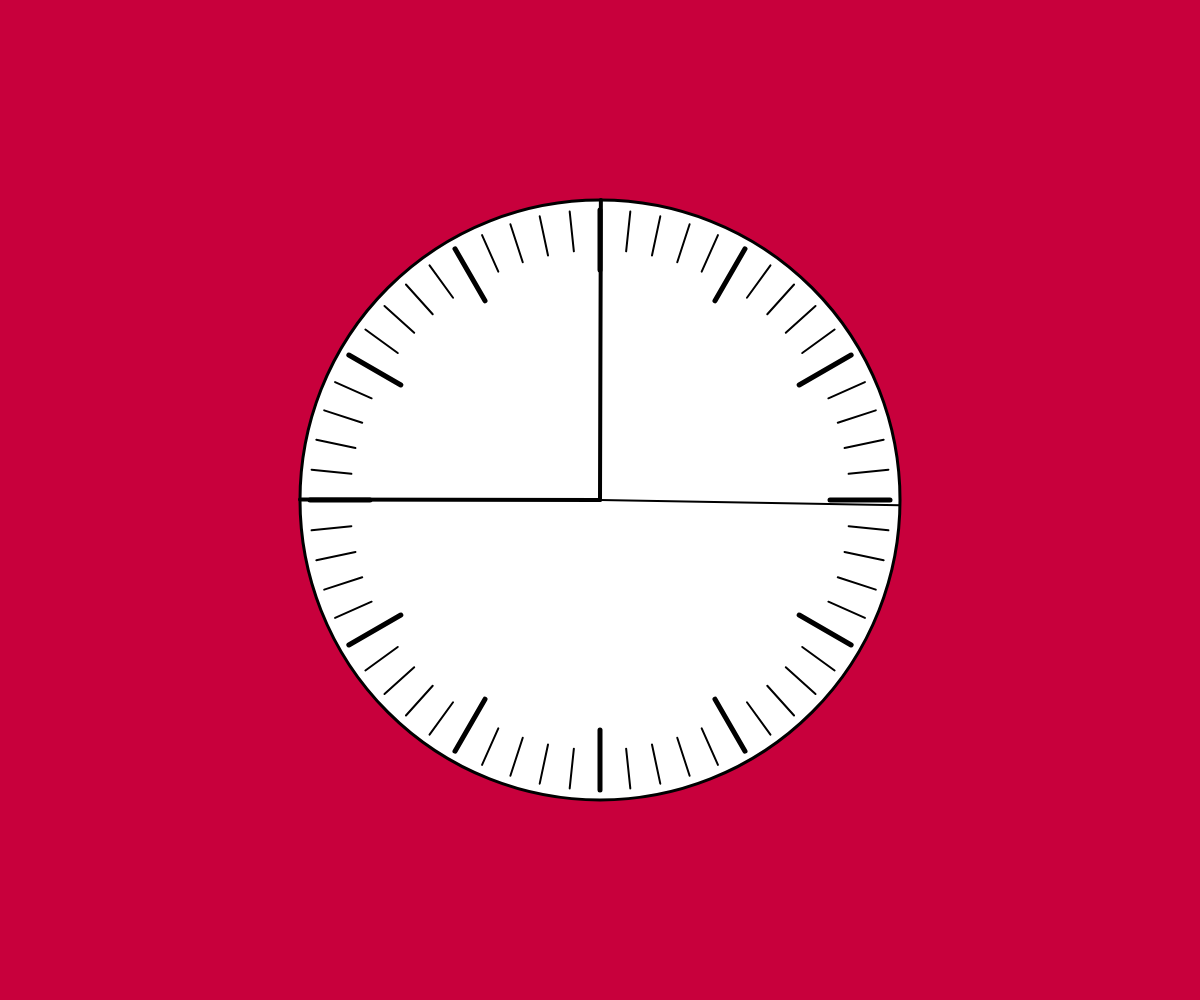
Frame 1 (no input)
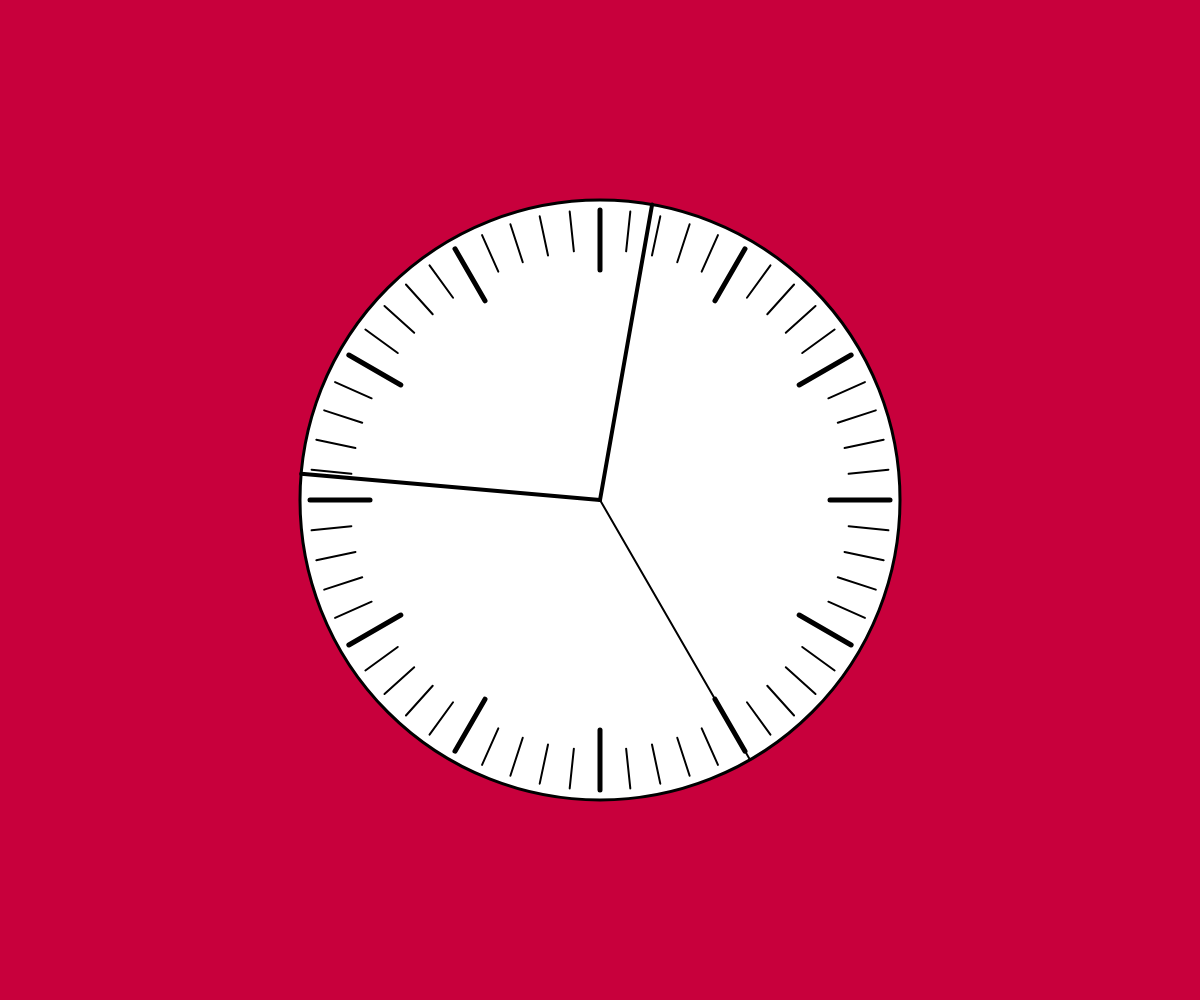
Frame 60 (no input)
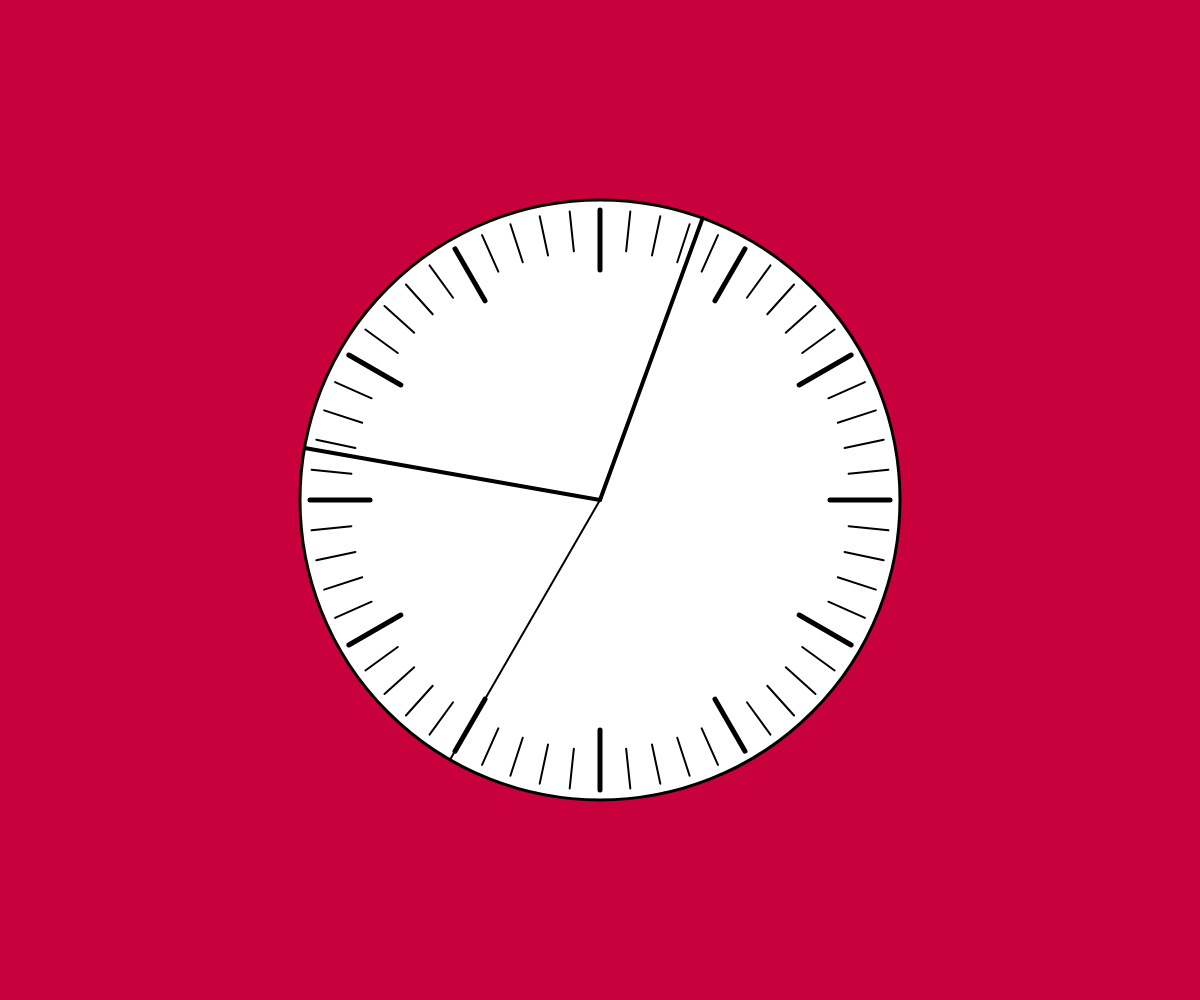
Frame 120 (the mouse pressed at the canvas centre since frame 60)

The p5.js sketch that drew these frames (run headless with seeded random() and noise() and a simulated clock; from frame 60 on, the mouse is pressed at the canvas centre):

// p5.js sketch
// ── sketch.js
function setup() {
  createCanvas(windowWidth, windowHeight);
}

function draw() {
  // let angle = atan2(mouseY - 300, mouseX - 300);

  // background(255);
  // push();
  // translate(300, 300);
  // rotate(angle);
  // fill(0);
  // rect(0, 0, 50, 10);
  // pop();
  background(200, 0, 60);
  drawClock();
}

function drawClock() {
  push();

  translate(width / 2, height / 2);
  ellipseMode(CENTER);
  strokeWeight(3);
  ellipse(0, 0, 600, 600);


  //draw big ticks
  for (let i = 0; i < 360; i += 6) {
    push();

    rotate(radians(i));
    if (i % 30 === 0) {
      //thick line
      strokeWeight(5);
      line(230, 0, 290, 0);
    }
    else {
      //thin line
      strokeWeight(2);
      line(250, 0, 290, 0);
    }


    pop();
  }

  //make the hands
  //second hand
  push();
  rotate(radians(frameCount));
  strokeWeight(2);
  line(0, 0, 300, 0);
  pop();

  push();
  rotate(radians(frameCount/6));
  strokeWeight(4);
  line(0, 0, 0, -300);

  pop();

  push();
  rotate(radians(frameCount/12));
  strokeWeight(4);
  line(0, 0, -300, 0);

  pop();

  pop();
}
